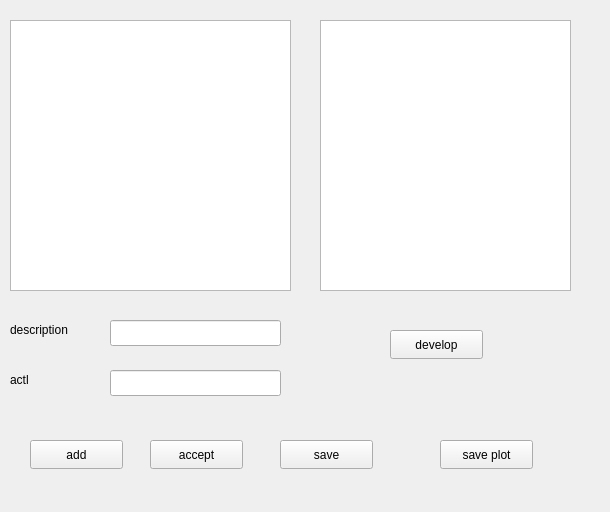
<?xml version="1.0" encoding="UTF-8"?>
<ui version="4.0">
 <class>guiu</class>
 <widget class="QWidget" name="guiu">
  <property name="geometry">
   <rect>
    <x>0</x>
    <y>0</y>
    <width>610</width>
    <height>512</height>
   </rect>
  </property>
  <property name="windowTitle">
   <string>guiu</string>
  </property>
  <widget class="QListWidget" name="firstListWidget">
   <property name="geometry">
    <rect>
     <x>10</x>
     <y>20</y>
     <width>281</width>
     <height>271</height>
    </rect>
   </property>
  </widget>
  <widget class="QListWidget" name="secondlabListWidget">
   <property name="geometry">
    <rect>
     <x>320</x>
     <y>20</y>
     <width>251</width>
     <height>271</height>
    </rect>
   </property>
  </widget>
  <widget class="QLabel" name="label">
   <property name="geometry">
    <rect>
     <x>10</x>
     <y>320</y>
     <width>81</width>
     <height>20</height>
    </rect>
   </property>
   <property name="text">
    <string>description</string>
   </property>
  </widget>
  <widget class="QLabel" name="label_2">
   <property name="geometry">
    <rect>
     <x>10</x>
     <y>370</y>
     <width>63</width>
     <height>20</height>
    </rect>
   </property>
   <property name="text">
    <string>actl</string>
   </property>
  </widget>
  <widget class="QLineEdit" name="descLineEdit">
   <property name="geometry">
    <rect>
     <x>110</x>
     <y>320</y>
     <width>171</width>
     <height>26</height>
    </rect>
   </property>
  </widget>
  <widget class="QLineEdit" name="actLineEdit">
   <property name="geometry">
    <rect>
     <x>110</x>
     <y>370</y>
     <width>171</width>
     <height>26</height>
    </rect>
   </property>
  </widget>
  <widget class="QPushButton" name="addPushButton">
   <property name="geometry">
    <rect>
     <x>30</x>
     <y>440</y>
     <width>93</width>
     <height>29</height>
    </rect>
   </property>
   <property name="text">
    <string>add</string>
   </property>
  </widget>
  <widget class="QPushButton" name="acceptPushButton">
   <property name="geometry">
    <rect>
     <x>150</x>
     <y>440</y>
     <width>93</width>
     <height>29</height>
    </rect>
   </property>
   <property name="text">
    <string>accept</string>
   </property>
  </widget>
  <widget class="QPushButton" name="savePushButton">
   <property name="geometry">
    <rect>
     <x>280</x>
     <y>440</y>
     <width>93</width>
     <height>29</height>
    </rect>
   </property>
   <property name="text">
    <string>save</string>
   </property>
  </widget>
  <widget class="QPushButton" name="developPushButton">
   <property name="geometry">
    <rect>
     <x>390</x>
     <y>330</y>
     <width>93</width>
     <height>29</height>
    </rect>
   </property>
   <property name="text">
    <string>develop</string>
   </property>
  </widget>
  <widget class="QPushButton" name="pushButton">
   <property name="geometry">
    <rect>
     <x>440</x>
     <y>440</y>
     <width>93</width>
     <height>29</height>
    </rect>
   </property>
   <property name="text">
    <string>save plot</string>
   </property>
  </widget>
 </widget>
 <resources/>
 <connections/>
</ui>
